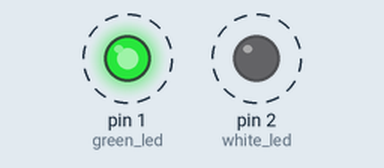
Recording of a sketch running on a simulated Arduino Uno, built with avr-gcc and run on an emulated ATmega328P. Shown: output pins drawn as LEDs (lit = HIGH). Dashed ring = blinking.

Above: at 0.5 s.
Timing chart, 0 to 4.6 s (numbered marks = the images above):
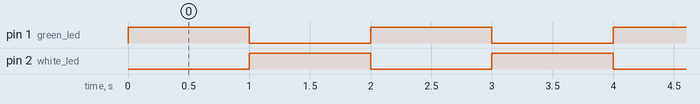

The sketch:

asynchrone.ino
```cpp
const int green_led = 1 ;
const int white_led = 2 ;

void setup() {
  pinMode(green_led, OUTPUT);
  pinMode(white_led, OUTPUT);
}

void loop() {
  digitalWrite(green_led, HIGH);
  digitalWrite(white_led, LOW);
  delay(1000);
  digitalWrite(green_led, LOW);
  digitalWrite(white_led, HIGH);
  delay(1000);
}
```

Measured:
- by itself, pin 1 (green_led), pin 2 (white_led): alternates HIGH for 1.0 s and LOW for 1.0 s
